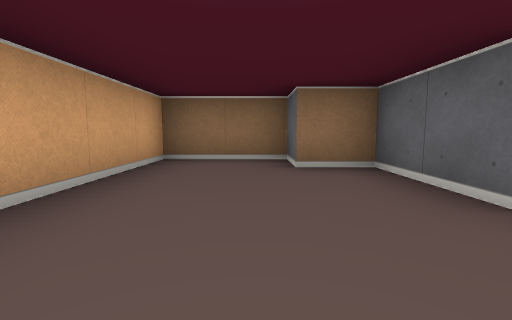
view 1 (above)

16 first-person views from a walk through a cub3D maze. The camera is about half as high as the walls, tilts 6° down and sees 85° across. The floor is counted in squares. Each view is taken from the middle of a square. On the plan, view 1 faces up. The plan holds only what a view shows up to about 9 squares ahead; the rest is blank. The place goes on beyond the plan.

view 2
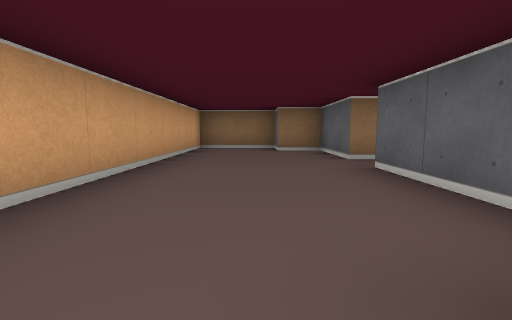

view 3
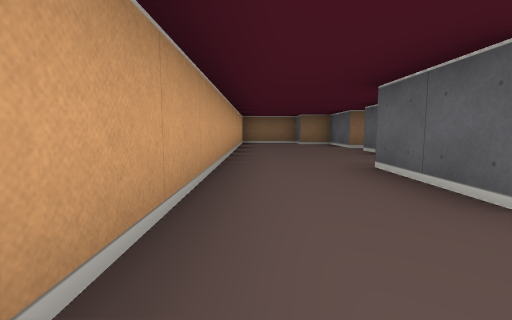

view 4
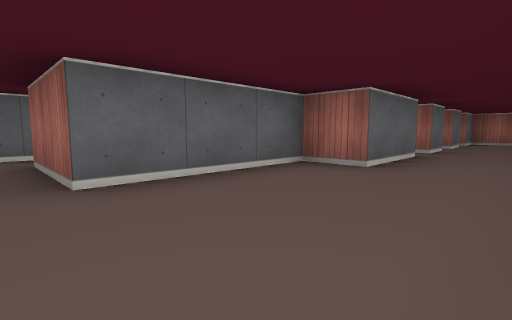

view 5
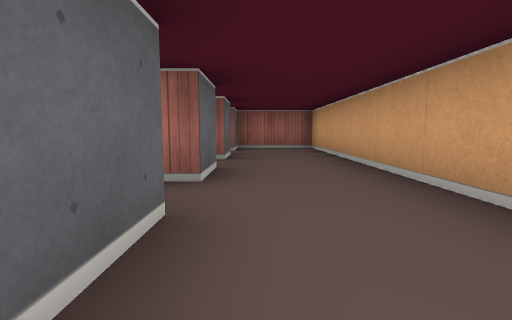

view 6
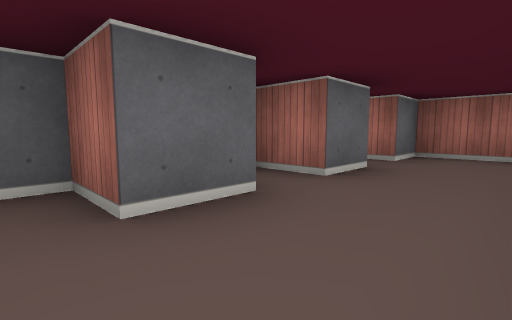

view 7
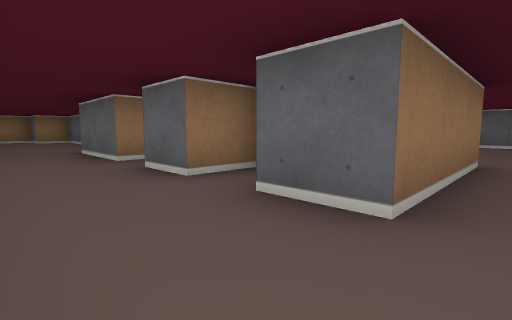

view 8
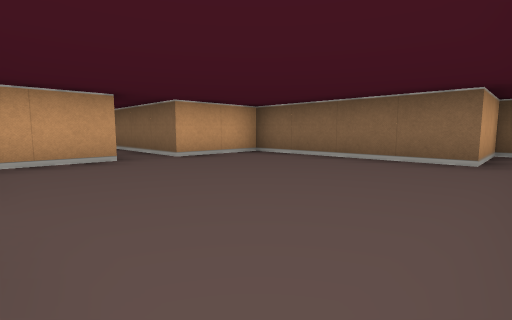

view 9
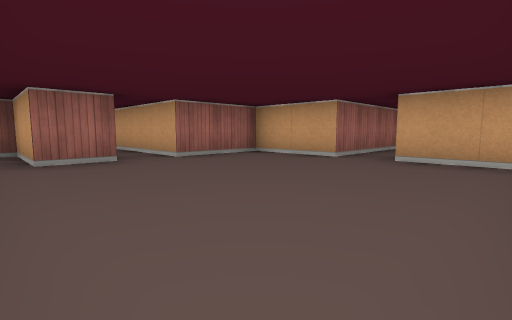

view 10
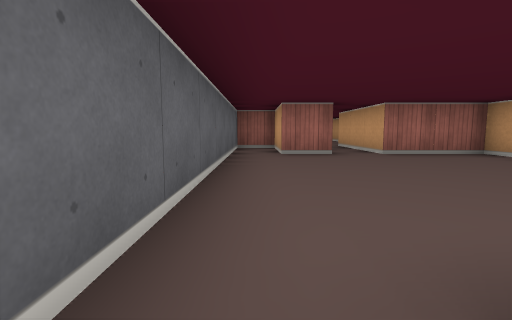

view 11
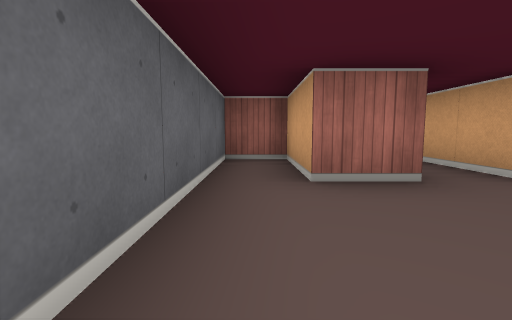

view 12
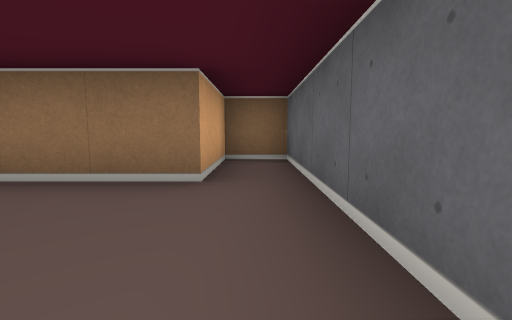

view 13
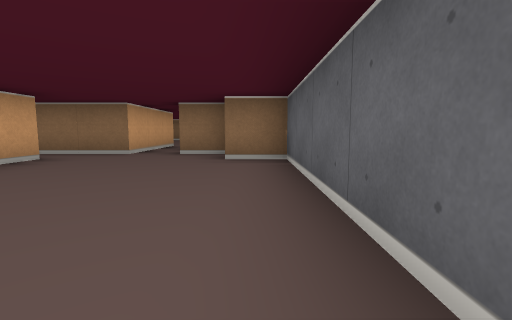

view 14
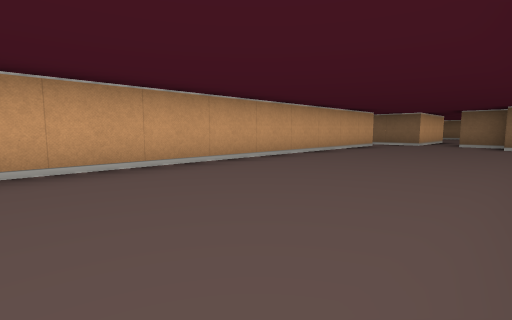

view 15
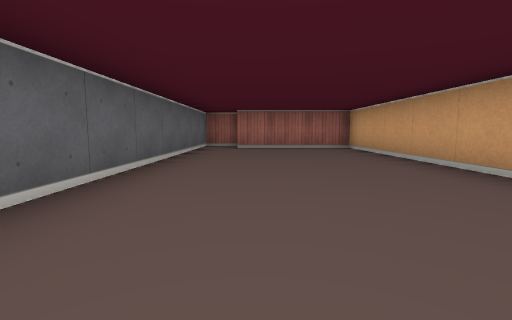

view 16
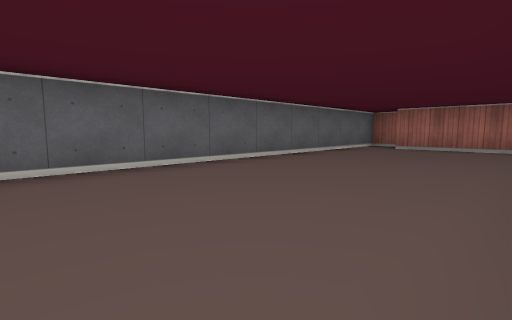

### Floor plan
Ten units are one square. View 1 is at (0, 0); x grows to the right and y downward. Boxes are objects, and circles mark ways between rooms. Rooms are numbered by the first view taken in them; rooms with no view inside come last. Other rooms are left out.
<svg viewBox="-20 -50 110 330">
<path fill="none" stroke="#000" d="M10 45 5 45 5 25 15 25 15 -5M15 65 5 65 5 55 15 55 15 50M15 -15 15 -35 5 -35 5 -45 -15 -45 -15 105 5 105 5 95M5 85 5 75 15 75M64 115 75 115 75 135 85 135 85 45 75 45 75 65 35 65 35 85 5 85M5 95 35 95 35 115 55 115 55 145M45 154 45 265 75 265M55 145 36 145M75 275 85 275 85 155 75 155M75 145 65 145"/>
<circle cx="10" cy="90" r="3" fill="#2a7"/>
<circle cx="60" cy="150" r="3" fill="#2a7"/>
<text x="0" y="30">1</text>
<text x="60" y="90">2</text>
<text x="60" y="210">3</text>
</svg>
Room 1 opens to room 2. Room 2 opens to room 3.

Where each view was taken, in squares from view 1:
view 1: 0 up, 0 right, facing up
view 2: 3 down, 0 right, facing up
view 3: 6 down, 1 left, facing up
view 4: 1 up, 1 left, facing down-right
view 5: 3 down, 0 right, facing down
view 6: 5 down, 1 left, facing down-right
view 7: 9 down, 1 left, facing up-right
view 8: 11 down, 8 right, facing up-left
view 9: 7 down, 8 right, facing down-left
view 10: 6 down, 8 right, facing down
view 11: 9 down, 8 right, facing down
view 12: 9 down, 8 right, facing up
view 13: 20 down, 8 right, facing up
view 14: 24 down, 8 right, facing up-left
view 15: 19 down, 7 right, facing down
view 16: 19 down, 5 right, facing down-right
